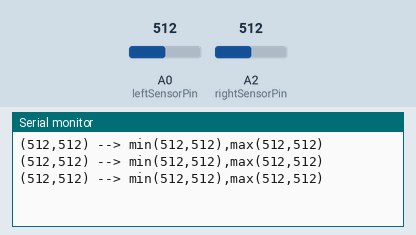
Recording of a sketch running on a simulated Arduino Uno, built with avr-gcc and run on an emulated ATmega328P. Shown: the last lines printed to the serial monitor. The inputs (shaded band) are chosen by the test bench; at power-on: A0 (leftSensorPin) = 512, A2 (rightSensorPin) = 512.

Above: at 1.2 s.
1.3 s: A0 (leftSensorPin) set to 716
At 1.86 s:
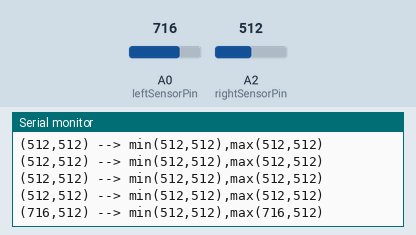
2.8 s: A2 (rightSensorPin) set to 716
At 3.07 s:
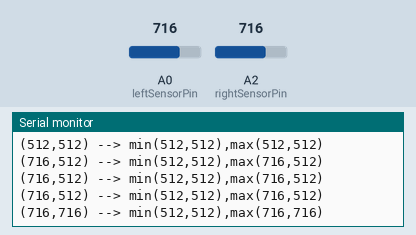
4.3 s: A0 (leftSensorPin) set to 900
At 4.67 s:
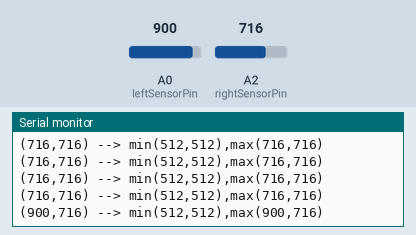
5.8 s: A2 (rightSensorPin) set to 900
At 5.88 s:
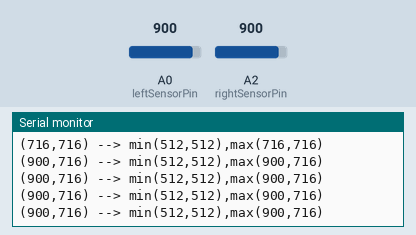
Timing chart, 0 to 8.3 s (numbered marks = the images above; inputs shaded):
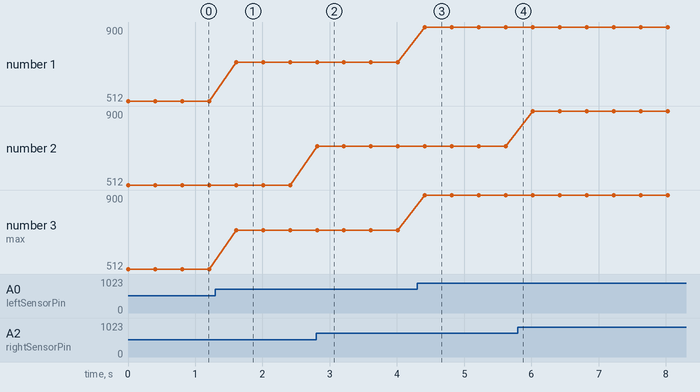

Measured:
- after the input at 1.3 s, the serial monitor: prints a new line after 0.31 s (image 1)
- after the input at 2.8 s, the serial monitor: prints a new line at once (image 2)
- after the input at 4.3 s, the serial monitor: prints a new line after 0.12 s (image 3)
- plotted number 1: 512 → 716 after the input at 1.3 s, 716 → 900 after the input at 4.3 s
- plotted number 3: 512 → 716 after the input at 1.3 s, 716 → 900 after the input at 4.3 s

The sketch:

1_getValuesFromSensors.ino
```cpp
const int leftSensorPin = A0;
const int rightSensorPin = A2;

int rightSensorValue = 0;
int leftSensorValue = 0;

int rightSensorMaxValue = 0;
int leftSensorMaxValue = 0;
int rightSensorMinValue = 1024;
int leftSensorMinValue = 1024;

String open, sep, close, arr, mi, ma, outputString = "";

void setup() {
  open = String("(");
  sep = String(",");
  close = String(")");
  arr = String(" --> ");
  mi = String("min(");
  ma = String("max(");

  Serial.begin(9600);
}

void loop() {
  // put your main code here, to run repeatedly:
  rightSensorValue = analogRead(rightSensorPin);
  leftSensorValue = analogRead(leftSensorPin);

  rightSensorMaxValue = max(rightSensorMaxValue, rightSensorValue);
  leftSensorMaxValue = max(leftSensorMaxValue, leftSensorValue);

  rightSensorMinValue = min(rightSensorMinValue, rightSensorValue);
  leftSensorMinValue = min(leftSensorMinValue, leftSensorValue);

  // (#,#) --> min(#,#), max(#,#)
  outputString = open + leftSensorValue + sep + rightSensorValue + close + arr + mi + leftSensorMinValue + sep + rightSensorMinValue + close + sep + ma + leftSensorMaxValue + sep + rightSensorMaxValue + close;
  Serial.println(outputString);

  delay(400);
}
```
